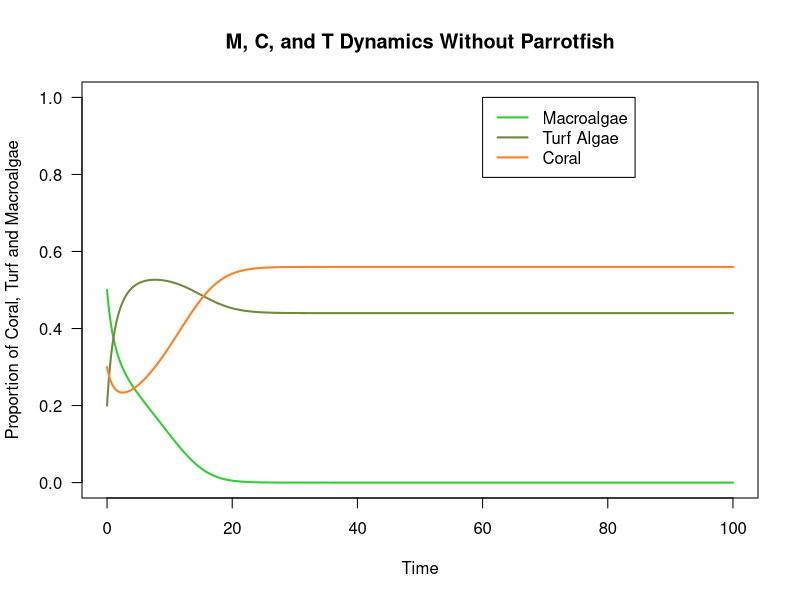
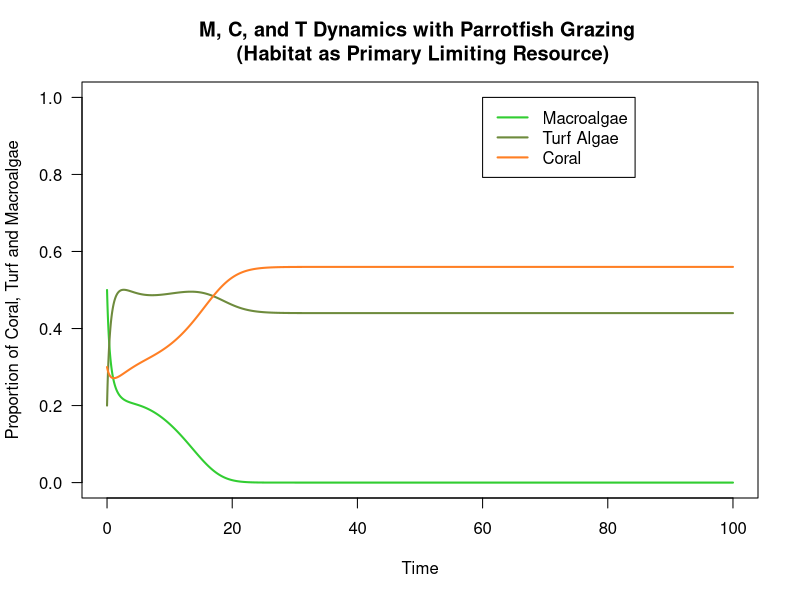
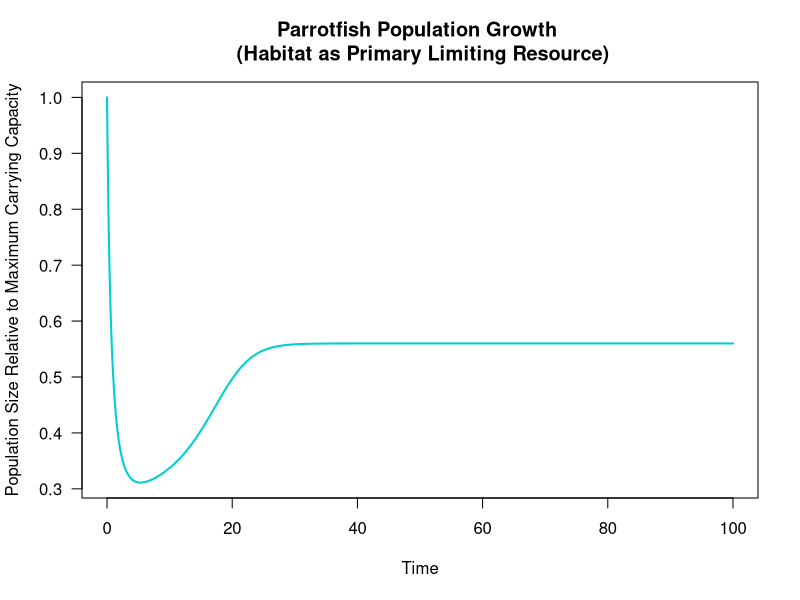
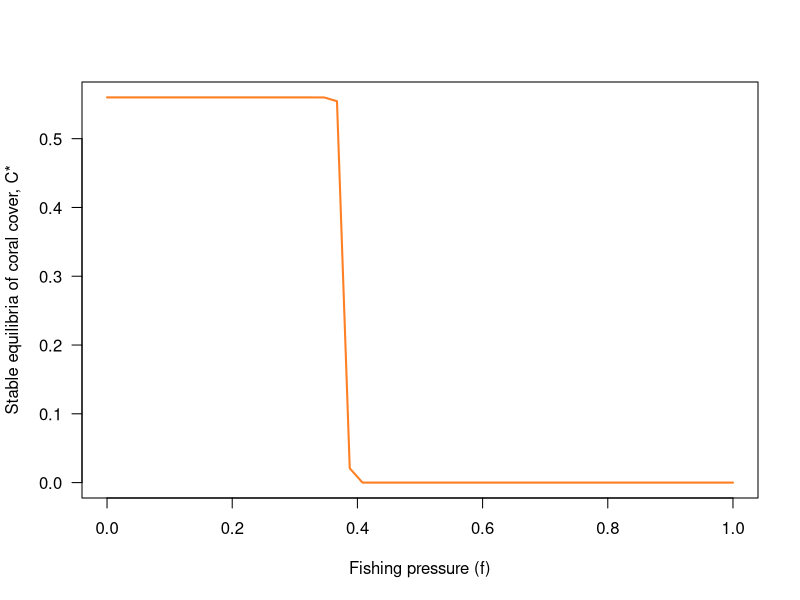
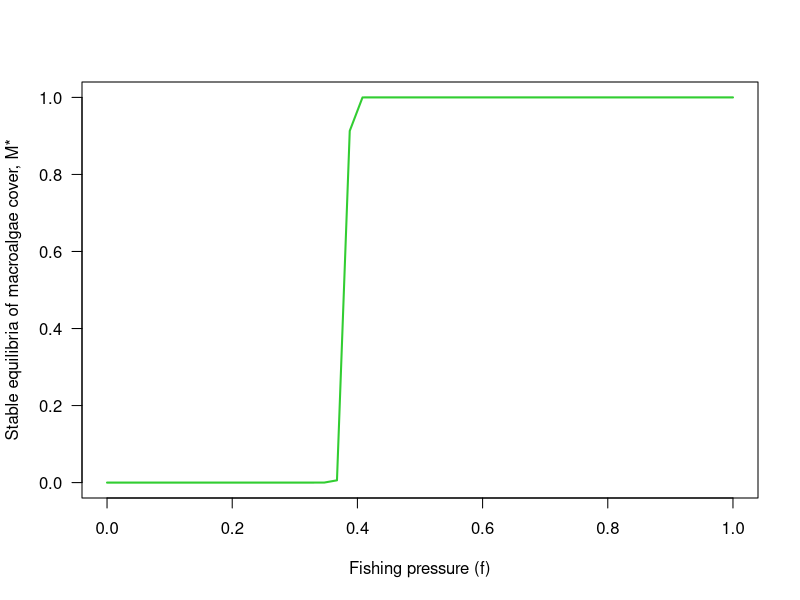
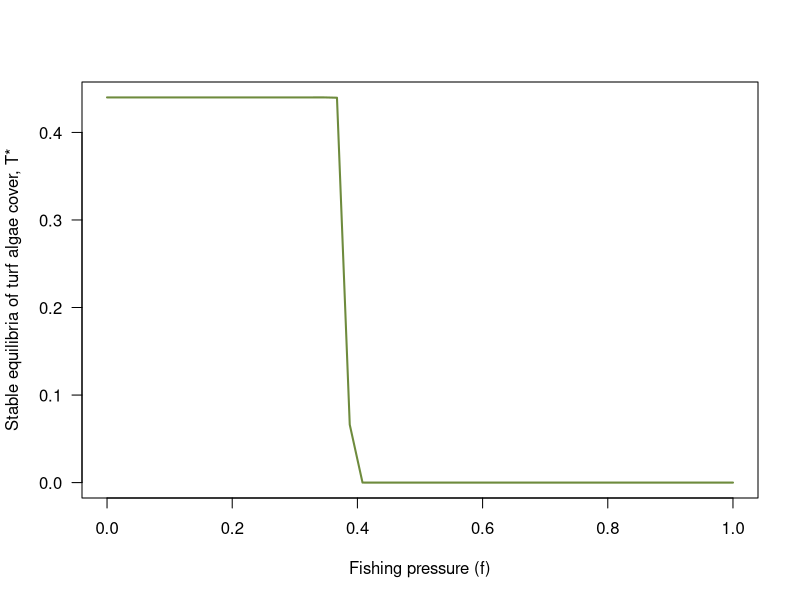
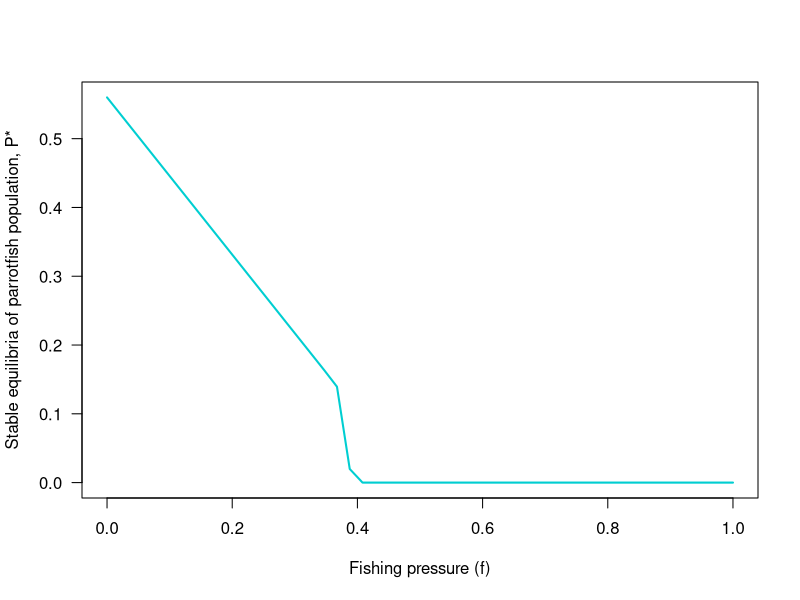
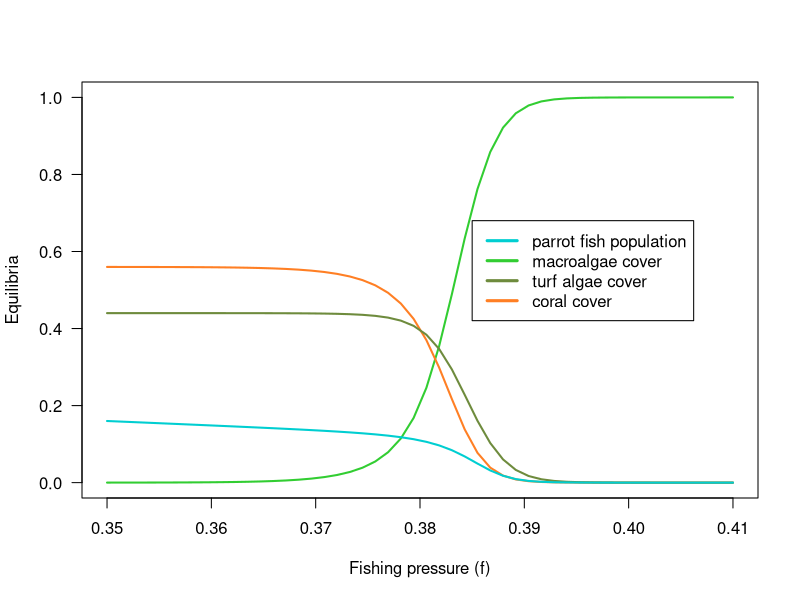

Write R code to recreate these figures, in order.
## ---- chunk 1
knitr::opts_chunk$set(echo = TRUE)
## ---- chunk 2
### Macroalgae ###
# dMdt <- (alpha*M*C) - ((g*M)/(M + T)) + (gamma*M*T)


### Coral ###
# dCdt <- (r*T*C) - (d*C) - (alpha*M*C)


### Turf algae ###
# dTdt <- (g*M)/(M + T) - (gamma*M*T) - (r*T*C) + (d*C)
## ---- chunk 3
# parrotfish growth rate
s <- 0.49 # intrinsic rate of growth s of parrotfish 

# rate macroalgae directly overgrow coral per year
alpha <- 0.1 # coral overgrown by macroalgae at a rate a

# rate macroalgae spread vegetatively over algal turfs per year
gamma <- 0.8 # at a rate γ (gamma)

# rate of coral recruitment to algal turfs per year; coral always overgrow algal turfs
r <- 1 # corals recruit to and overgrow algal turfs at a rate r

# coral mortality -- natural coral mortality accounts for 2-4% per year, predation for 30%, and remaining mortality from coral disease or tissue damage following bleaching
d <- 0.44 # natural mortality rate of d

# grazing rate g can change, right now im setting it between the critical values 0.18 and 0.39
g <- 0.4 # set grazing rate 

# maximum parrotfish carrying capacity
#beta <- C

# fishing pressure 
f <- 0

## ---- chunk 4
###  Variables ###

#M <- macroalgae 
  # M <- 1 - C - T
#C <- coral 
  # C <- 1 - M - T
#T <- turf algae 
  # T <- 1 - M - C

# M + C + T = 1 particular region of the seabed is covered entirely by macroalgae (M), coral (C), and algal turfs (T) (variables)

# g # parrotfish graze macroalgae without distinction from algal turfs at a rate g


# storing colors 
Mcol <- 'limegreen' # plot color for macropalgae 
Tcol <- 'darkolivegreen4' # plot color for turf algae 
Ccol <- 'chocolate1' # plot color for coral 
Pcol <- 'darkturquoise' #plot color for parrotfish population
## ---- chunk 5
# setting time and inital values 
# time set 0 to 100
tset <- seq(from = 0, to = 100, length.out = 20000) #set time from 0 to 100 

# set initial condition for the parameters, I just set these randomly to be equal to 1 as the paper says
M0 <- 0.5
C0  <- .3
T0  <- 1 - M0 - C0 
P0 <- 1
## ---- chunk 6
### Simulation 1: M, C, T dynamics in the absence of parrotfish grazing ###

# creating holding vectors and filling initial conditions
M.simu <- NaN*tset 
M.simu[1] <- M0
T.simu <- NaN*tset
T.simu[1] <- T0
C.simu <- NaN*tset
C.simu[1] <- C0
P.simu <- NaN*tset
P.simu[1] <- P0 #start P squiggle (only using P squiggle, so P squiggle = P; g = P squiggle because g(P) = P/beta, and we assume beta = 1 (max carrying capacity, which is the same as max coral cover), so setting initial g value to P0

#for loop
for(i in 2:length(tset)){
  # calculating change in time
	dt <- tset[i]-tset[i-1] 
	
	# set variable equal to the simulation value at the previous timestep
	M <- M.simu[i-1]
	C <- C.simu[i-1]
	Tt <- T.simu[i-1]
		

	# calculating change in population size -- replace g with P squiggle (P)
	dM <- ( (alpha*M*C) - ((g*M)/(M + Tt)) + (gamma*M*Tt) ) * dt 
	#dT <- ( (g*M)/(M + T) - (gamma*M*T) - (r*T*C) + (d*C)) * dt 
	dC <- ((r*Tt*C) - (d*C) - (alpha*M*C) ) * dt
	
	# calculating total population size
	M.simu[i] <- M.simu[i-1] + dM
	C.simu[i] <- C.simu[i-1] + dC
	T.simu[i] <- 1 - C.simu[i] - M.simu[i]
}
## ---- chunk 7
# plot for M/C/T dynamics in the absence of parrotfish grazing

# plot macroalgae
plot(x = tset, y = M.simu,
     type = 'l', las = 1, lwd = 2, col = Mcol,
     xlab = 'Time', ylab = 'Proportion of Coral, Turf and Macroalgae',
     xlim = c(min(tset), max(tset)), ylim = c(0, 1))
# plot turf
lines(x = tset, y = T.simu,
      lwd = 2, col = Tcol)
# plot coral
lines(x = tset, y = C.simu,
      lwd = 2, col = Ccol)

title("M, C, and T Dynamics Without Parrotfish")

legend(x = 60, y = 1,
       c('Macroalgae', 'Turf Algae', 'Coral'),
       lwd = 2,
       col = c(Mcol, Tcol, Ccol))
## ---- chunk 8
####  Simulation 2: WITH PARROTFISH -- habitat as primary limiting resource ####

## Notes and Assumptions ##
# parrotfish logistic growth changes the grazing rate (g = P, see model assumptions) and therefore impacts M, C, and T dynamics
# assume that f = 0 (no fishing)
# g(P) = alpha*P/beta where alpha is a positive constant. # alpha = g_max, assumed to be 1, so g(P) = P/beta, which guarantees that the grazing intensity. arrives at a maximum only if f = 0 and P(t) reaches maximum carrying capacity, requiring no limitation from habitat (i.e., K(C) = 1)
# so we can assume for this simulation that beta = K(C) = C
# P = P squiggle here, which is population size relative to maximum carrying capacity (beta)
# g(P) = P squiggle = P, so in the equation for dM, we've replaced g with P

# creating holding vectors and filling initial conditions
M.simu2 <- NaN*tset 
M.simu2[1] <- M0
T.simu2 <- NaN*tset
T.simu2[1] <- T0
C.simu2 <- NaN*tset
C.simu2[1] <- C0
P.simu2 <- NaN*tset
P.simu2[1] <- P0

#for loop for the simulation
for(i in 2:length(tset)){
  # calculating change in time
	dt <- tset[i]-tset[i-1] 
	
	# set variable equal to the simulation value at the previous timestep
	M <- M.simu2[i-1]
	C <- C.simu2[i-1]
	Tt <- T.simu2[i-1]
	P <- P.simu2[i-1]
		

	# calculating change in population size -- replace g with P squiggle (P)
	dM <- ( (alpha*M*C) - ((P*M)/(M + Tt)) + (gamma*M*Tt) ) * dt 
	#dT <- ( (g*M)/(M + T) - (gamma*M*T) - (r*T*C) + (d*C)) * dt 
	dC <- ((r*Tt*C) - (d*C) - (alpha*M*C) ) * dt
	# parrotfish population growth, assuming f = 0, and max carrying capacity = C
	dP <- ((s*P)*(1 - (P/C)) - f*P) * dt
	
	# calculating total population size
	M.simu2[i] <- M.simu2[i-1] + dM
	C.simu2[i] <- C.simu2[i-1] + dC
	T.simu2[i] <- 1 - C.simu2[i] - M.simu2[i]
	# P here is population relative to maximum carrying capacity (beta), which also equals coral cover. So P = population relative to coral cover.
	P.simu2[i] <- P.simu2[i-1] + dP
}

## ---- chunk 9
# plot macroalgae
plot(x = tset, y = M.simu2,
     type = 'l', las = 1, lwd = 2, col = Mcol,
     xlab = 'Time', ylab = 'Proportion of Coral, Turf and Macroalgae',
     xlim = c(min(tset), max(tset)), ylim = c(0, 1))
# plot turf
lines(x = tset, y = T.simu2,
      lwd = 2, col = Tcol)
# plot coral
lines(x = tset, y = C.simu2,
      lwd = 2, col = Ccol)

title("M, C, and T Dynamics with Parrotfish Grazing \n (Habitat as Primary Limiting Resource)")

legend(x = 60, y = 1,
       c('Macroalgae', 'Turf Algae', 'Coral'),
       lwd = 2,
       col = c(Mcol, Tcol, Ccol))
## ---- chunk 10
# plot macroalgae
plot(x = tset, y = P.simu2,
     type = 'l', las = 1, lwd = 2, col = Pcol,
     xlab = 'Time', ylab = 'Population Size Relative to Maximum Carrying Capacity')

title("Parrotfish Population Growth \n (Habitat as Primary Limiting Resource)")

## ---- chunk 11
### Bifurcation diagram of fishing effort parameter vs. coral cover equilibrium value

# sequence of values for f (fishing pressure)
fset <- seq(from = 0, to = 1,length.out = 50)

# holding vectors for equilibrium values of C, M, and T
Cstarset <- NaN*fset 
Mstarset <- NaN*fset
Tstarset <- NaN*fset
Pstarset <- NaN*fset

# for loop for fishing pressure bifurcation diagram
for(j in 1:length(fset)){
  # assign the value of Y
	f <- fset[j] 
	
	# create a holding vector for predator and prey populations
	# and fill with initial conditions
	C.simu_f <- NaN*tset
	C.simu_f[1] <- 1   
	M.simu_f <- NaN*tset 
	M.simu_f[1] <- 1
	T.simu_f <- NaN*tset 
	T.simu_f[1] <- 1
	P.simu_f <- NaN*tset 
	P.simu_f[1] <- 1
	
	for(i in 2:length(tset)){
	  # calculating change in time
		  # calculating change in time
	  dt <- tset[i]-tset[i-1] 
	
	  # set variable equal to the simulation value at the previous timestep
	  M <- M.simu_f[i-1]
	  C <- C.simu_f[i-1]
	  Tt <- T.simu_f[i-1]
	  P <- P.simu_f[i-1]
		
  	# parrotfish population growth, assuming f = 0, and max carrying capacity = C
  	dP <- ((s*P)*(1 - (P/C)) - f*P) * dt
	  # calculating change in population size -- replace g with P squiggle (P)
  	dM <- ( (alpha*M*C) - ((P*M)/(M + Tt)) + (gamma*M*Tt) ) * dt 
  	#dT <- ( (g*M)/(M + T) - (gamma*M*T) - (r*T*C) + (d*C)) * dt 
  	dC <- ((r*Tt*C) - (d*C) - (alpha*M*C) ) * dt

	
  	# calculating total population size
  	M.simu_f[i] <- M.simu_f[i-1] + dM
  	C.simu_f[i] <- C.simu_f[i-1] + dC
  	T.simu_f[i] <- 1 - C.simu_f[i] - M.simu_f[i]
	  # P here is population relative to maximum carrying capacity (beta), which also equals coral cover. So P = population relative to   coral cover.
  	P.simu_f[i] <- P.simu_f[i-1] + dP
  	} #end of the inner for loop
	
	# storing last population size (equilibrium population size) in holding vectors for equilibrium population sizes
	Cstarset[j] <- C.simu_f[length(tset)]
	Mstarset[j] <- M.simu_f[length(tset)]
	Tstarset[j] <- T.simu_f[length(tset)]
	Pstarset[j] <- P.simu_f[length(tset)]
	
} #end of outer for loop that iterates over each element in Yset

## ---- chunk 12
## Plot for fishing pressure vs. variables bifurcation diagrams

# plot stable equilibria of  (Pstarset) against density of alternate prey (Yset)
plot(x = fset, y = Cstarset,
     type = 'l', lwd = 2, col = Ccol, las = 1,
     xlab = 'Fishing pressure (f)', ylab = 'Stable equilibria of coral cover, C*')

# plot stable equilibria of prey (Xstarset) against density of alternate prey (Yset)
plot(x = fset, y = Mstarset,
     type = 'l', lwd = 2, col = Mcol, las = 1, 
     xlab = 'Fishing pressure (f)', ylab = 'Stable equilibria of macroalgae cover, M*')

# plot stable equilibria of prey (Xstarset) against density of alternate prey (Yset)
plot(x = fset, y = Tstarset,
     type = 'l', lwd = 2, col = Tcol, las = 1, 
     xlab = 'Fishing pressure (f)', ylab = 'Stable equilibria of turf algae cover, T*')

# plot stable equilibria of prey (Xstarset) against density of alternate prey (Yset)
plot(x = fset, y = Pstarset,
     type = 'l', lwd = 2, col = Pcol, las = 1, 
     xlab = 'Fishing pressure (f)', ylab = 'Stable equilibria of parrotfish population, P*')
## ---- chunk 13
### Bifurcation diagram of fishing effort parameter vs. variables combined 

# sequence of values for f (fishing pressure) focused on the 0.38 threshold
fset <- seq(from = 0.35, to = 0.41,length.out = 50)

# holding vectors for equilibrium values of C, M, and T
Cstarset <- NaN*fset 
Mstarset <- NaN*fset
Tstarset <- NaN*fset
Pstarset <- NaN*fset

# for loop for fishing pressure bifurcation diagram
for(j in 1:length(fset)){
  # assign the value of Y
    f <- fset[j] 
    
    # create a holding vector for predator and prey populations
    # and fill with initial conditions
    C.simu_f <- NaN*tset
    C.simu_f[1] <- 1   
    M.simu_f <- NaN*tset 
    M.simu_f[1] <- 1
    T.simu_f <- NaN*tset 
    T.simu_f[1] <- 1
    P.simu_f <- NaN*tset 
    P.simu_f[1] <- 1
    
    for(i in 2:length(tset)){
      # calculating change in time
          # calculating change in time
      dt <- tset[i]-tset[i-1] 
    
      # set variable equal to the simulation value at the previous timestep
      M <- M.simu_f[i-1]
      C <- C.simu_f[i-1]
      Tt <- T.simu_f[i-1]
      P <- P.simu_f[i-1]
        
    # parrotfish population growth, assuming f = 0, and max carrying capacity = C
    dP <- ((s*P)*(1 - (P/C)) - f*P) * dt
      # calculating change in population size -- replace g with P squiggle (P)
    dM <- ( (alpha*M*C) - ((P*M)/(M + Tt)) + (gamma*M*Tt) ) * dt 
    #dT <- ( (g*M)/(M + T) - (gamma*M*T) - (r*T*C) + (d*C)) * dt 
    dC <- ((r*Tt*C) - (d*C) - (alpha*M*C) ) * dt

    
    # calculating total population size
    M.simu_f[i] <- M.simu_f[i-1] + dM
    C.simu_f[i] <- C.simu_f[i-1] + dC
    T.simu_f[i] <- 1 - C.simu_f[i] - M.simu_f[i]
      # P here is population relative to maximum carrying capacity (beta), which also equals coral cover. So P = population relative to   coral cover.
    P.simu_f[i] <- P.simu_f[i-1] + dP
    } #end of the inner for loop
    
    # storing last population size (equilibrium population size) in holding vectors for equilibrium population sizes
    Cstarset[j] <- C.simu_f[length(tset)]
    Mstarset[j] <- M.simu_f[length(tset)]
    Tstarset[j] <- T.simu_f[length(tset)]
    Pstarset[j] <- P.simu_f[length(tset)]
    
} #end of outer for loop that iterates over each element in Yset
## ---- chunk 14
# Bifurcation diagram with all variables
# plot stable equilibria

#macro aglae
plot(x = fset, y = Mstarset,
     type = 'l', lwd = 2, col = Mcol, las = 1,
     xlab = 'Fishing pressure (f)', ylab = 'Equilibria')

#coral
lines(x = fset, y = Cstarset,
     type = 'l', col = Ccol, lwd=2,)
#turf algae
lines(x = fset, y = Tstarset,
      col = Tcol, lwd = 2,)
#parrotfish
lines(x = fset, y = Pstarset,
     col = Pcol, lwd = 2, )

legend(x=0.385,y=0.68,
       legend=c("parrot fish population","macroalgae cover","turf algae cover","coral cover"),
       lty=1, lwd=3,
       col=c(Pcol,Mcol,Tcol,Ccol))
## ---- chunk 15
####  Simulation 3: WITH PARROTFISH -- food availability as primary limiting resource ####

# K(C) = 1 - zC where 0 <= z < 1
# in supplemental materials, they start with z = 0.5, but they also use z = 0.1, 0.3, 0.6, and 0.9. They find that hysteresis is possible for each value of z.

#set z value
z <- 0.5

# creating holding vectors and filling initial conditions
M.simu3 <- NaN*tset 
M.simu3[1] <- M0
T.simu3 <- NaN*tset
T.simu3[1] <- T0
C.simu3 <- NaN*tset
C.simu3[1] <- C0
P.simu3 <- NaN*tset
P.simu3[1] <- P0

#for loop for the simulation
for(i in 2:length(tset)){
  # calculating change in time
	dt <- tset[i]-tset[i-1] 
	
	# set variable equal to the simulation value at the previous timestep
	M <- M.simu3[i-1]
	C <- C.simu3[i-1]
	Tt <- T.simu3[i-1]
	P <- P.simu3[i-1]
		

	# calculating change in population size -- replace g with P squiggle (P)
	dM <- ( (alpha*M*C) - ((P*M)/(M + Tt)) + (gamma*M*Tt) ) * dt 
	#dT <- ( (g*M)/(M + T) - (gamma*M*T) - (r*T*C) + (d*C)) * dt 
	dC <- ((r*Tt*C) - (d*C) - (alpha*M*C) ) * dt
	# parrotfish population growth, assuming f = 0, and max carrying capacity K(C) = 1 - zC
	dP <- ((s*P)*(1 - (P/(1-(z*C))) - f*P)) * dt
	
	# calculating total population size
	M.simu3[i] <- M.simu3[i-1] + dM
	C.simu3[i] <- C.simu3[i-1] + dC
	T.simu3[i] <- 1 - C.simu3[i] - M.simu3[i]
	# P here is population relative to maximum carrying capacity (beta), which also equals coral cover. So P = population relative to coral cover.
	P.simu3[i] <- P.simu3[i-1] + dP
}

## ---- chunk 16
# plot macroalgae
plot(x = tset, y = M.simu3,
     type = 'l', las = 1, lwd = 2, col = Mcol,
     xlab = 'Time', ylab = 'Proportion of Coral, Turf and Macroalgae',
     xlim = c(min(tset), max(tset)), ylim = c(0, 1))
# plot turf
lines(x = tset, y = T.simu3,
      lwd = 2, col = Tcol)
# plot coral
lines(x = tset, y = C.simu3,
      lwd = 2, col = Ccol)

title("M, C, and T Dynamics with Parrotfish Grazing \n (Food as Primary Limiting Resource)")

legend(x = 60, y = 1,
       c('Macroalgae', 'Turf Algae', 'Coral'),
       lwd = 2,
       col = c(Mcol, Tcol, Ccol))
